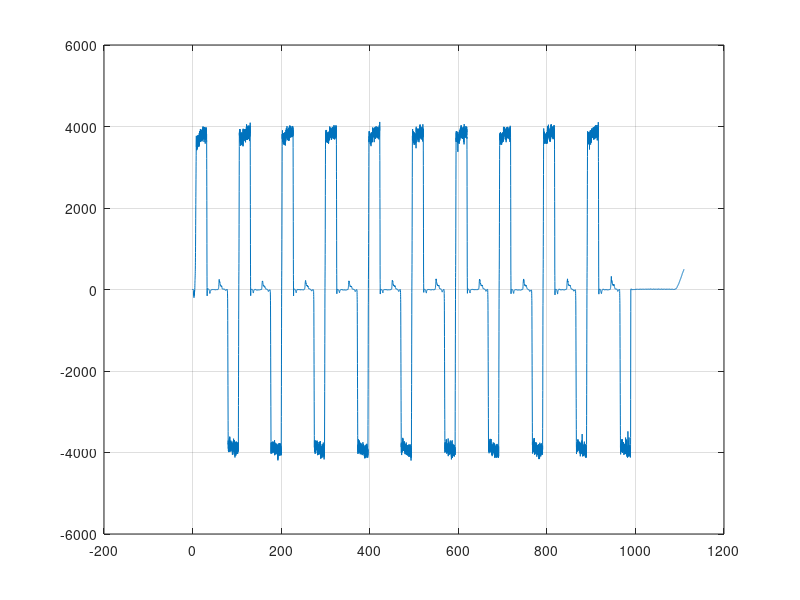

Recreate this plot in MATLAB.
close all
clear all
% load('shot_45994');
% load('shot_46023');
% load('shot_46037')
% load('shot_46045')
% load('shot_46237')
% load('shot_45994')
% load('shot_46076')
% load('shot_46093')
% load('shot_46241');
% load('shot_46000');
% load('shot_46008');
% load('shot_46235');
load('shot_46226');

time1=1e-3*data.time;

figure()
plot(time1,data.Ip_magn)
grid on
return
%% Select time window
index1=find(time1 ==79.8);
index2=find(time1 == 103.8);

Ip=data.Ip_magn(index1:index2);
I_prim=data.prim(index1:index2);
I_hor=data.hor(index1:index2);
I_vert=data.vert(index1:index2);
Rc=data.R0(index1:index2);
Zc=data.z0(index1:index2);
time=time1(index1:index2);


%% Convert to double
ISTTOK.Ip=double(Ip);
ISTTOK.I_prim=double(I_prim);
ISTTOK.I_hor=double(I_hor);
ISTTOK.I_vert=double(I_vert);
ISTTOK.Rc=double(Rc);
ISTTOK.Zc=double(Zc);
ISTTOK.time=double(time);


%%
% inputs=[ISTTOK.I_prim,ISTTOK.I_vert,ISTTOK.I_hor];
inputs=[ISTTOK.I_vert,ISTTOK.I_hor];
outputs=[ ISTTOK.Rc,ISTTOK.Zc];
Ts=100e-6;
exp10=iddata(outputs,inputs,Ts);

%% Filter the position
Rc_fil=lowpass(ISTTOK.Rc,1000,1/Ts);
Zc_fil=lowpass(ISTTOK.Zc,1000,1/Ts);

outputs1=[ Rc_fil,Zc_fil];

exp6=iddata(outputs1,inputs,Ts);
